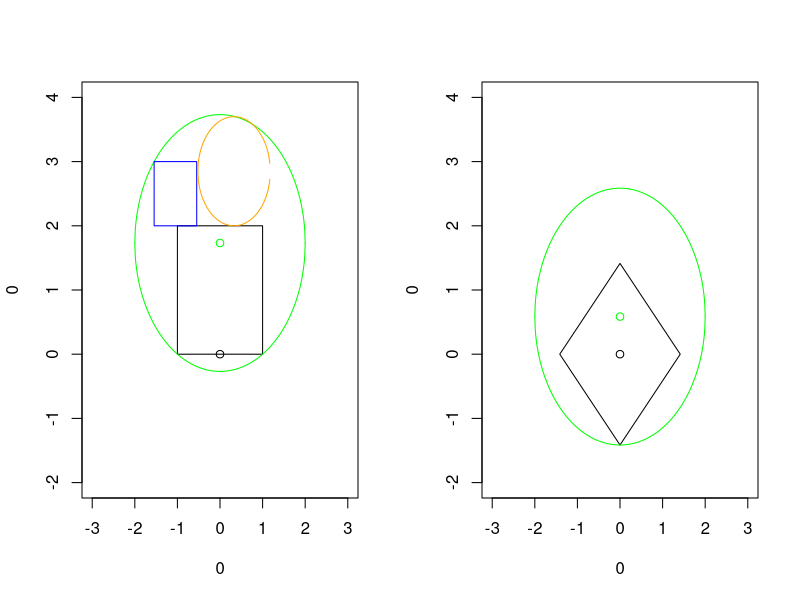

The R script that drew this image:
########################
###
### Leonard Mada
### [the one and only]
###
### A Famous Geometry
### Optimization Problem
###
### draft v.0.1
### [very early draft]


### Problem:
### Maximize the radius of the inscribed Circle!


### Graphics:

par.old = par(mfrow=c(1, 2))

### Square: Type 1
plot(0,0, xlim=c(-3,3), ylim=c(-2,4))
### Square 1:
rect(-1,0,1,2)
x = seq(-2, 2, by=0.01)
lines(x, -sqrt(4 - x^2) + sqrt(3), col="green")
lines(x, sqrt(4 - x^2) + sqrt(3), col="green")
points(0, sqrt(3), col="green")
### Suqare 2:
sq.x = sqrt(4 - (3-sqrt(3))^2) # x = approx. 1.5;
rect(- sq.x, 2, - sq.x + 1, 3, border="blue")
### Circle 2:
# TODO: exact computations
# Note: students are invited to submit their solutions ahead of my solution!
r2 = 0.8496; c2.cx = 0.3298; c2.cy = 0.85;
c2.x = seq(c2.cx - r2, c2.cx + r2, by=0.01)
lines(c2.x, -sqrt(r2^2 - (c2.x-c2.cx)^2) + 2 + c2.cy, col="orange")
lines(c2.x, sqrt(r2^2 - (c2.x-c2.cx)^2) + 2 + c2.cy, col="orange")


### Square: Type 2
plot(0,0, xlim=c(-3,3), ylim=c(-2,4))

lines(c(0, sqrt(2), 0, -sqrt(2), 0), c(-sqrt(2), 0, sqrt(2), 0, -sqrt(2)))
lines(x, -sqrt(4 - x^2) + 2 - sqrt(2), col="green")
lines(x, sqrt(4 - x^2) + 2 - sqrt(2), col="green")
points(0, 2 - sqrt(2), col="green")

# Q: Which circle will be larger?
# Q: Can we optimize the size even further?


par(par.old)
